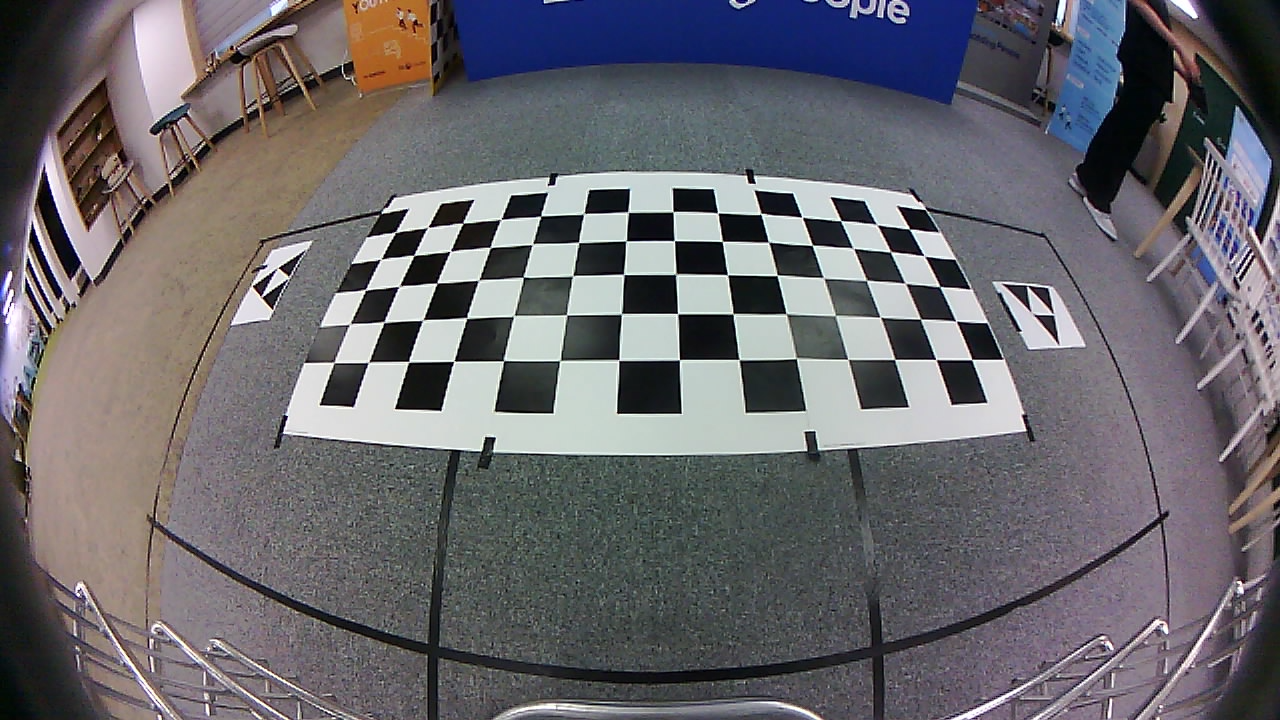
#> input picture 2d/data/extrinsic/front.png, 1280 x 720 px, found by its file name
$ python new.py
#> lines starting #> are read from the running program, lines starting #| are printed output that depends on the picture; after the words box and inside, x2 and y2 are one past the last pixel; in counts of white or black regions, pixels touching at a corner belong together

import cv2
import numpy as np
import argparse
import os

parser = argparse.ArgumentParser(description="Generate Surrounding Camera Bird Eye View")
parser.add_argument('-fw', '--FRAME_WIDTH', default=1280, type=int, help='Camera Frame Width')      # 원본 이미지 길이
parser.add_argument('-fh', '--FRAME_HEIGHT', default=720, type=int, help='Camera Frame Height')    # 원본 이미지 높이
parser.add_argument('-bew', '--BEV_WIDTH', default= 340, type=int, help='BEV Frame Width')       # 탑뷰 이미지 길이
parser.add_argument('-beh', '--BEV_HEIGHT', default= 376, type=int, help='BEV Frame Height')     # 탑뷰 이미지 높이
parser.add_argument('-cw', '--CAR_WIDTH', default=104.75, type=int, help='Car Frame Width')        # 차량 이미지 길이
parser.add_argument('-ch', '--CAR_HEIGHT', default=400, type=int, help='Car Frame Height')      # 차량 이미지 높이
parser.add_argument('-fs', '--FOCAL_SCALE', default=0.65, type=float, help='Camera Undistort Focal Scale')     # 카메라 왜곡되지 않은 초점 스케일
parser.add_argument('-ss', '--SIZE_SCALE', default=1, type=float, help='Camera Undistort Size Scale')       # 카메라 왜곡되지 않은 크기 스케일
parser.add_argument('-blend','--BLEND_FLAG', default=False, type=bool, help='Blend BEV Image (Ture/False)')
parser.add_argument('-balance','--BALANCE_FLAG', default=False, type=bool, help='Balance BEV Image (Ture/False)')
args = parser.parse_args()

FRAME_WIDTH = args.FRAME_WIDTH
FRAME_HEIGHT = args.FRAME_HEIGHT
BEV_WIDTH = args.BEV_WIDTH
BEV_HEIGHT = args.BEV_HEIGHT
CAR_WIDTH = args.CAR_WIDTH
CAR_HEIGHT = args.CAR_HEIGHT
FOCAL_SCALE = args.FOCAL_SCALE
SIZE_SCALE = args.SIZE_SCALE


parser2 = argparse.ArgumentParser(description="Homography from Source to Destination Image")
parser2.add_argument('-bw','--BORAD_WIDTH', default=14, type=int, help='Chess Board Width (corners number)')
parser2.add_argument('-bh','--BORAD_HEIGHT', default=5, type=int, help='Chess Board Height (corners number)')
parser2.add_argument('-size','--SCALED_SIZE', default=10, type=int, help='Scaled Chess Board Square Size (image pixel)')
parser2.add_argument('-subpix_s','--SUBPIX_REGION_SRC', default=3, type=int, help='Corners Subpix Region of img_src')
parser2.add_argument('-subpix_d','--SUBPIX_REGION_DST', default=3, type=int, help='Corners Subpix Region of img_dst')
parser2.add_argument('-store_path', '--STORE_PATH', default='./data/', type=str, help='Path to Store Centerd/Scaled Images')
args2 = parser2.parse_args()

class CenterImage:
    # [63 lines left out: functions __init__, mouse, translate, __call__, not called in this run]

class ScaleImage:
    # [43 lines left out: functions __init__, calc_dist, padding, center_crop, __call__, not called in this run]

class ExCalibrator():
    def __init__(self):
        self.src_corners_total = np.empty([0,1,2]) #임의 배열 생성
        self.dst_corners_total = np.empty([0,1,2])

    @staticmethod
    def get_args2():
        return args2

    # [97 lines left out: functions imgPreprocess, get_corners, warp, __call__, get_images, padding and 1 more, not called in this run]

def luminance_balance(images): # 이미지의 HSV를 통일해주는 함수
    [front,back,left,right] = [cv2.cvtColor(image,cv2.COLOR_BGR2HSV)
                               for image in images]
                               # -> RGB 색상 이미지를 H(Hue, 색조), S(Saturation, 채도), V(Value, 명도) HSV 이미지로 변형
    hf, sf, vf = cv2.split(front)   # 멀티 채널 Matrix를 여러 개의 싱글 채널 Matrix로 바꿔준다.
    hb, sb, vb = cv2.split(back)    # H,S,V 각각으로 분해된 값이다.
    hl, sl, vl = cv2.split(left)
    hr, sr, vr = cv2.split(right)
    V_f = np.mean(vf) # 주어진 배열의 산술 평균을 반환
    V_b = np.mean(vb)
    V_l = np.mean(vl)
    V_r = np.mean(vr)
    V_mean = (V_f + V_b + V_l +V_r) / 4
    vf = cv2.add(vf,(V_mean - V_f)) # V_mean - V_f = 전체 명도 평균 - FRONT 명도 평균 의 값과 front의 명도를 더함
    vb = cv2.add(vb,(V_mean - V_b)) # 이렇게 더해서 모든 bird Eye View 이미지의 명도 값을 평균적으로 변환
    vl = cv2.add(vl,(V_mean - V_l))
    vr = cv2.add(vr,(V_mean - V_r))
    front = cv2.merge([hf,sf,vf]) # 여러 개의 싱글 채널 Matrix를 멀티 채널 Matrix로 바꿔준다. split의 반대
    back = cv2.merge([hb,sb,vb])
    left = cv2.merge([hl,sl,vl])
    right = cv2.merge([hr,sr,vr])
    images = [front,back,left,right]
    images = [cv2.cvtColor(image,cv2.COLOR_HSV2BGR) for image in images]

    return images

class Mask:
    def __init__(self, name):
        self.mask = self.get_mask(name) #11-1

    def get_points(self, name): # Bird Eye View를 위한 point 값 (변환 좌표)
        if name == 'front':
            points = np.array([
                [0, 0],
                [BEV_WIDTH, 0],
                [(BEV_WIDTH+CAR_WIDTH)/2, (BEV_HEIGHT-CAR_HEIGHT)/2],
                [(BEV_WIDTH-CAR_WIDTH)/2, (BEV_HEIGHT-CAR_HEIGHT)/2]
            ]).astype(np.int32)
        elif name == 'back':
            points = np.array([
                [0, BEV_HEIGHT],
                [BEV_WIDTH, BEV_HEIGHT],
                [(BEV_WIDTH+CAR_WIDTH)/2, (BEV_HEIGHT+CAR_HEIGHT)/2],
                [(BEV_WIDTH-CAR_WIDTH)/2, (BEV_HEIGHT+CAR_HEIGHT)/2]
            ]).astype(np.int32)
        elif name == 'left':
            points = np.array([
                [0, 0],
                [0, BEV_HEIGHT],
                [(BEV_WIDTH-CAR_WIDTH)/2, (BEV_HEIGHT+CAR_HEIGHT)/2],
                [(BEV_WIDTH-CAR_WIDTH)/2, (BEV_HEIGHT-CAR_HEIGHT)/2]
            ]).astype(np.int32)
        elif name == 'right':
            points = np.array([
                [BEV_WIDTH, 0],
                [BEV_WIDTH, BEV_HEIGHT],
                [(BEV_WIDTH+CAR_WIDTH)/2, (BEV_HEIGHT+CAR_HEIGHT)/2],
                [(BEV_WIDTH+CAR_WIDTH)/2, (BEV_HEIGHT-CAR_HEIGHT)/2]
            ]).astype(np.int32)
        else:
            raise Exception("name should be front/back/left/right")
        return points

    def get_mask(self, name):
#> called with name = 'front'
        mask = np.zeros((BEV_HEIGHT,BEV_WIDTH), dtype=np.uint8) # 마스크 생성, Bird Eye View 높이, 너비만큼 배열 생성
        points = self.get_points(name) # 12-1

        img = cv2.fillPoly(mask, [points], 255)
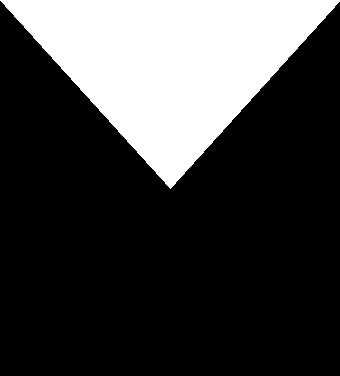
#> mask: shape (376, 340); 25.3% white; 1 white region, box (x1, y1, x2, y2) and area: (0, 0, 340, 189) 32310
        cv2.namedWindow("raw_frame", flags = cv2.WINDOW_NORMAL | cv2.WINDOW_KEEPRATIO)
        cv2.imshow("raw_frame", img)
        cv2.waitKey(0)

        return cv2.fillPoly(mask, [points], 255)
        # cv2.fillPoly = 채워진 다각형을 그립니다. pts에 다각형 배열 값을 여러 개 입력할 수도 있습니다. 255 = color
        # fillPoly()에 다각형 좌표 배열을 여러 개 적용한 경우 겹치는 부분이 사라집니다.

    def __call__(self, img):
        return cv2.bitwise_and(img, img, mask=self.mask) # mask 영역에서 서로 공통으로 겹치는 부분 출력

class BlendMask:
    # [132 lines left out: functions __init__, get_points, get_mask, get_lines, get_blend_mask, not called in this run]

    def __call__(self, img):
        return (img * self.weight).astype(np.uint8)

class BevGenerator:
    def __init__(self, blend=args.BLEND_FLAG, balance=args.BALANCE_FLAG): #2
        self.init_args()
        self.blend = blend # Bird Eye View 이미지 혼합상태 판단 boolean
        self.balance = balance # Bird Eye View 이미지 균형상태 판단 boolean
        if not self.blend:
            self.masks = [Mask('front'), Mask('back'),  # 10-1
                          Mask('left'), Mask('right')]
#> call 2 of get_mask, with name = 'back'
#> in get_mask (call 2), `img = cv2.fillPoly(mask, [points], 255)`:
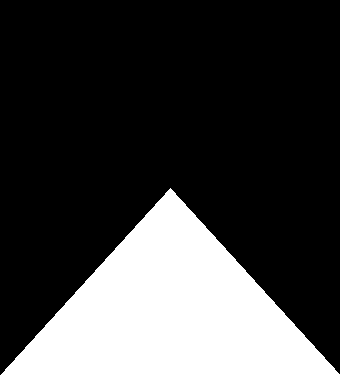
#> mask: shape (376, 340); 25.1% white; 1 white region, box (x1, y1, x2, y2) and area: (0, 188, 340, 376) 32138
#> call 3 of get_mask, with name = 'left'
#> in get_mask (call 3), `img = cv2.fillPoly(mask, [points], 255)`:
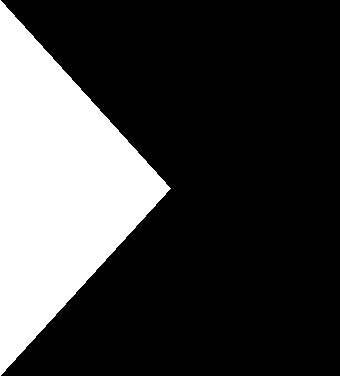
#> mask: shape (376, 340); 25.2% white; 1 white region, box (x1, y1, x2, y2) and area: (0, 0, 171, 376) 32250
#> call 4 of get_mask, with name = 'right'
#> in get_mask (call 4), `img = cv2.fillPoly(mask, [points], 255)`:
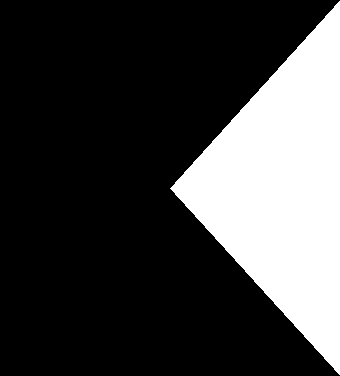
#> mask: shape (376, 340); 24.9% white; 1 white region, box (x1, y1, x2, y2) and area: (170, 1, 340, 375) 31893
        else:
            self.masks = [BlendMask('front'), BlendMask('back'), #10-2
                      BlendMask('left'), BlendMask('right')]

    @staticmethod
    def get_args():
        return args

    def init_args(self):
        global FRAME_WIDTH, FRAME_HEIGHT, BEV_WIDTH, BEV_HEIGHT
        global CAR_WIDTH, CAR_HEIGHT, FOCAL_SCALE, SIZE_SCALE
        FRAME_WIDTH = args.FRAME_WIDTH
        FRAME_HEIGHT = args.FRAME_HEIGHT
        BEV_WIDTH = args.BEV_WIDTH
        BEV_HEIGHT = args.BEV_HEIGHT
        CAR_WIDTH = args.CAR_WIDTH
        CAR_HEIGHT = args.CAR_HEIGHT
        FOCAL_SCALE = args.FOCAL_SCALE
        SIZE_SCALE = args.SIZE_SCALE

    def __call__(self, front, back, left, right, car = None):
        images = [front,back,left,right]

        if self.balance:
            images = luminance_balance(images)  #14
        images = [mask(img) #15
                  for img, mask in zip(images, self.masks)]
        surround = cv2.add(images[0],images[1]) #이미지를 합침
        surround = cv2.add(surround,images[2])
        surround = cv2.add(surround,images[3])
        if self.balance:
            surround = color_balance(surround) #16
        if car is not None:
            surround = cv2.add(surround,car)
        return surround

# [16 lines left out: function runExCalib, not called in this run]

def runBEV():
    cap1 = cv2.VideoCapture(1)
    cap1.set(cv2.CAP_PROP_FRAME_HEIGHT, 720)
    cap1.set(cv2.CAP_PROP_FRAME_WIDTH, 1280)
    cap1.set(cv2.CAP_PROP_BUFFERSIZE, 2)

    cap2 = cv2.VideoCapture(2)
    cap2.set(cv2.CAP_PROP_FRAME_HEIGHT, 720)
    cap2.set(cv2.CAP_PROP_FRAME_WIDTH, 1280)
    cap2.set(cv2.CAP_PROP_BUFFERSIZE, 2)

    cap3 = cv2.VideoCapture(3)
    cap3.set(cv2.CAP_PROP_FRAME_HEIGHT, 720)
    cap3.set(cv2.CAP_PROP_FRAME_WIDTH, 1280)
    cap3.set(cv2.CAP_PROP_BUFFERSIZE, 2)

    cap4 = cv2.VideoCapture(4)
    cap4.set(cv2.CAP_PROP_FRAME_HEIGHT, 720)
    cap4.set(cv2.CAP_PROP_FRAME_WIDTH, 1280)
    cap4.set(cv2.CAP_PROP_BUFFERSIZE, 2)

    args = BevGenerator.get_args()
    args.CAR_WIDTH = 0
    args.CAR_HEIGHT = 0

    bev = BevGenerator(blend=False, balance=True)

    while True:
        # [4 lines of commented-out code are left out]
        front = cv2.imread('C:/Users/multicampus/Desktop/front.png')
#> front is the input picture: shape (720, 1280, 3); mean B, G, R 108.6, 103.7, 105.8
        back = cv2.imread('C:/Users/multicampus/Desktop/back.png')
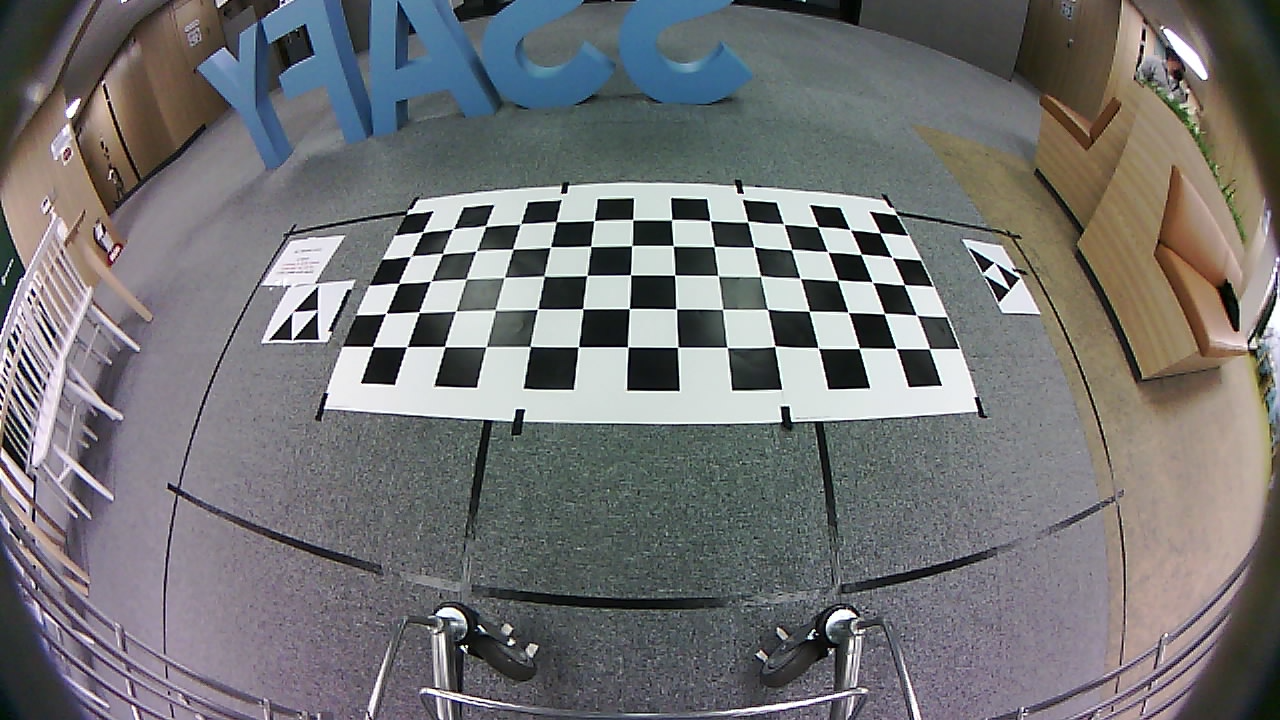
#> input picture 2d/data/extrinsic/back.png, 1280 x 720 px, found by its file name
#> back is the input picture: shape (720, 1280, 3); mean B, G, R 116.4, 115.2, 115.2
        left = cv2.imread('C:/Users/multicampus/Desktop/left.png')
        right = cv2.imread('C:/Users/multicampus/Desktop/right.png')


        surround = bev(front, back, left, right)

        # cv2.namedWindow('surround', flags=cv2.WINDOW_NORMAL | cv2.WINDOW_KEEPRATIO)
        cv2.imshow('surround', surround)
        # cv2.imwrite("C:\SSAFY\python\images\surroundView\\surround3.jpg", surround)
        cv2.waitKey(1)
        cv2.destroyAllWindows()

def main():
    # runExCalib()
    runBEV()

if __name__ == '__main__':
#> (the run stopped early here; a loop or call above may not have finished)
